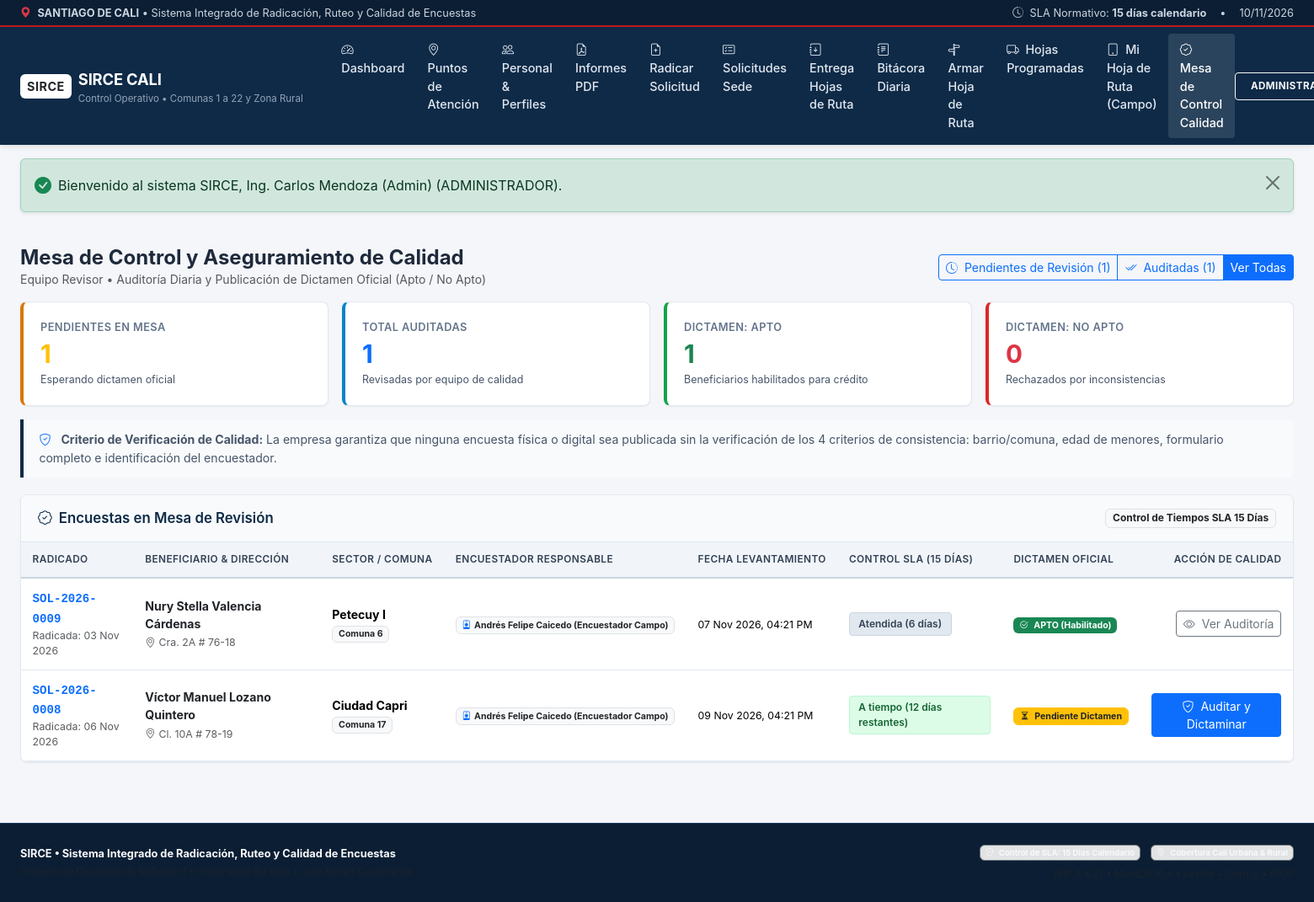
Page /modules/calidad/revision.php?estado=todas (signed in) on the committed database.
### tables this page shows
CREATE TABLE `encuestas` (
  `id` INT AUTO_INCREMENT PRIMARY KEY,
  `solicitud_id` INT NOT NULL UNIQUE,
  `hoja_ruta_id` INT NULL,
  `encuestador_id` INT NOT NULL,
  `fecha_levantamiento` DATETIME NOT NULL DEFAULT CURRENT_TIMESTAMP,
  `jefe_hogar_nombre` VARCHAR(150) NOT NULL,
  `numero_integrantes` INT NOT NULL,
  `tiene_menores` TINYINT(1) NOT NULL DEFAULT 0,
  `menor_nombre` VARCHAR(150) NULL,
  `menor_fecha_nacimiento` DATE NULL,
  `menor_edad_calculada` INT NULL,
  `ingreso_mensual` DECIMAL(12, 2) NOT NULL,
  `tipo_vivienda` ENUM('propia', 'arrendada', 'familiar', 'posesion') NOT NULL,
  `estrato` INT NOT NULL,
  `servicios_basicos` VARCHAR(200) NOT NULL,
  `motivo_prestamo_detalle` TEXT NOT NULL,
  `latitud_visita` DECIMAL(10, 8) NULL,
  `longitud_visita` DECIMAL(11, 8) NULL,
  `firma_digital` VARCHAR(100) NULL,
  `observaciones_encuestador` TEXT NULL,
  `creado_en` TIMESTAMP DEFAULT CURRENT_TIMESTAMP,
  CONSTRAINT `fk_encuesta_solicitud` FOREIGN KEY (`solicitud_id`) REFERENCES `solicitudes` (`id`),
  CONSTRAINT `fk_encuesta_hoja` FOREIGN KEY (`hoja_ruta_id`) REFERENCES `hojas_ruta` (`id`) ON DELETE SET NULL,
  CONSTRAINT `fk_encuesta_encuestador` FOREIGN KEY (`encuestador_id`) REFERENCES `usuarios` (`id`)
);

CREATE TABLE `solicitudes` (
  `id` INT AUTO_INCREMENT PRIMARY KEY,
  `numero_radicado` VARCHAR(35) NOT NULL UNIQUE,
  `punto_atencion_id` INT NOT NULL,
  `usuario_ventanilla_id` INT NOT NULL,
  `nombres` VARCHAR(100) NOT NULL,
  `apellidos` VARCHAR(100) NOT NULL,
  `tipo_documento` VARCHAR(10) DEFAULT 'CC',
  `documento_identidad` VARCHAR(25) NOT NULL,
  `zona_tipo` ENUM('urbana', 'rural') DEFAULT 'urbana',
  `comuna` INT NULL,
  `corregimiento` VARCHAR(100) NULL,
  `barrio` VARCHAR(100) NOT NULL,
  `direccion` VARCHAR(200) NOT NULL,
  `celular` VARCHAR(20) NOT NULL,
  `telefono_secundario` VARCHAR(20) NULL,
  `correo_contacto` VARCHAR(100) NULL,
  `latitud` DECIMAL(10, 8) NOT NULL,
  `longitud` DECIMAL(11, 8) NOT NULL,
  `motivo_solicitud` VARCHAR(255) DEFAULT 'Solicitud de encuesta beneficio crediticio gobierno extranjero',
  `fecha_radicacion` DATETIME NOT NULL DEFAULT CURRENT_TIMESTAMP,
  `fecha_limite_15dias` DATE NOT NULL,
  `estado` ENUM('radicada', 'enrutada', 'en_campo', 'encuestada', 'en_revision', 'aprobada_apto', 'rechazada_no_apto', 'vencida') DEFAULT 'radicada',
  `observaciones` TEXT NULL,
  CONSTRAINT `fk_solicitud_punto` FOREIGN KEY (`punto_atencion_id`) REFERENCES `puntos_atencion` (`id`),
  CONSTRAINT `fk_solicitud_ventanilla` FOREIGN KEY (`usuario_ventanilla_id`) REFERENCES `usuarios` (`id`)
);

CREATE TABLE `usuarios` (
  `id` INT AUTO_INCREMENT PRIMARY KEY,
  `cedula` VARCHAR(30) NOT NULL UNIQUE,
  `nombre_completo` VARCHAR(120) NOT NULL,
  `username` VARCHAR(50) NOT NULL UNIQUE,
  `password_hash` VARCHAR(255) NOT NULL,
  `email` VARCHAR(120) NOT NULL,
  `telefono` VARCHAR(30) NULL,
  `rol` ENUM('administrador', 'ventanilla', 'encuestador', 'calidad', 'enrutador') NOT NULL,
  `punto_atencion_id` INT NULL,
  `antiguedad_anios` INT DEFAULT 4,
  `activo` TINYINT(1) DEFAULT 1,
  `ultimo_acceso` DATETIME NULL,
  `creado_en` TIMESTAMP DEFAULT CURRENT_TIMESTAMP,
  CONSTRAINT `fk_usuario_punto` FOREIGN KEY (`punto_atencion_id`) REFERENCES `puntos_atencion` (`id`) ON DELETE SET NULL
);

CREATE TABLE `revisiones_calidad` (
  `id` INT AUTO_INCREMENT PRIMARY KEY,
  `encuesta_id` INT NOT NULL UNIQUE,
  `usuario_calidad_id` INT NOT NULL,
  `fecha_revision` DATETIME NOT NULL DEFAULT CURRENT_TIMESTAMP,
  `consistencia_barrio_comuna` TINYINT(1) NOT NULL DEFAULT 1,
  `consistencia_edad_menor` TINYINT(1) NOT NULL DEFAULT 1,
  `formulario_completo` TINYINT(1) NOT NULL DEFAULT 1,
  `identificacion_encuestador_valida` TINYINT(1) NOT NULL DEFAULT 1,
  `resultado_oficial` ENUM('apto', 'no_apto') NOT NULL,
  `dictamen_justificacion` TEXT NOT NULL,
  `observaciones_auditoria` TEXT NULL,
  CONSTRAINT `fk_rev_encuesta` FOREIGN KEY (`encuesta_id`) REFERENCES `encuestas` (`id`),
  CONSTRAINT `fk_rev_calidad` FOREIGN KEY (`usuario_calidad_id`) REFERENCES `usuarios` (`id`)
);

### config/config.php (called while the page is built, shortened)
<?php
function url(string $path = ''): string {
    $path = ltrim($path, '/');
    return BASE_URL . ($path !== '' ? '/' . $path : '');
}
function calcularEstadoSLA(string $fechaRadicacion, ?string $estadoSolicitud = null): array {
    $fechaRad = new DateTime($fechaRadicacion);
    $fechaHoy = new DateTime();
    $fechaLimite = (clone $fechaRad)->modify('+' . SLA_DIAS_CALENDARIO . ' days');
    $intervaloTranscurrido = $fechaRad->diff($fechaHoy);
    $diasTranscurridos = (int)$intervaloTranscurrido->format('%r%a');
    $diasRestantes = SLA_DIAS_CALENDARIO - $diasTranscurridos;
    $esFinalizada = in_array($estadoSolicitud, ['aprobada_apto', 'rechazada_no_apto'], true);
    if ($diasRestantes < 0 || $estadoSolicitud === 'vencida') {
        $estado = 'vencido';
        $etiqueta = 'Vencido (' . abs($diasRestantes) . ' días de retraso)';
        $badgeClass = 'badge-danger';
        $borderClass = 'sla-overdue';
    } elseif ($diasRestantes <= 4) {
        $estado = 'alerta';
        $etiqueta = 'Alerta crítica (' . $diasRestantes . ' días restantes)';
        $badgeClass = 'badge-warning';
        $borderClass = 'sla-warning';
    } else {
        $estado = 'a_tiempo';
        $etiqueta = 'A tiempo (' . $diasRestantes . ' días restantes)';
        $badgeClass = 'badge-success';
        $borderClass = 'sla-ok';
    }
    if ($esFinalizada) {
        $estado = 'finalizada';
        $etiqueta = 'Atendida (' . $diasTranscurridos . ' días)';
        $badgeClass = 'badge-neutral';
        $borderClass = 'sla-done';
    }
    return [
        'dias_transcurridos' => $diasTranscurridos,
        'dias_restantes'     => $diasRestantes,
        'fecha_limite'       => $fechaLimite->format('Y-m-d'),
        'estado_sla'         => $estado,
        'etiqueta'           => $etiqueta,
        'badge_class'        => $badgeClass,
        'border_class'       => $borderClass
    ];
}
function formatearFecha(?string $fecha, bool $incluirHora = false): string {
    $timestamp = strtotime($fecha);
    $meses = ['Ene', 'Feb', 'Mar', 'Abr', 'May', 'Jun', 'Jul', 'Ago', 'Sep', 'Oct', 'Nov', 'Dic'];
    $mes = $meses[(int)date('n', $timestamp) - 1];
    if ($incluirHora) {
        return sprintf('%s %s %s, %s', date('d', $timestamp), $mes, date('Y', $timestamp), date('h:i A', $timestamp));
    }
    return sprintf('%s %s %s', date('d', $timestamp), $mes, date('Y', $timestamp));
}
function e(?string $text): string {
    return htmlspecialchars($text ?? '', ENT_QUOTES, 'UTF-8');
}

### modules/calidad/revision.php (the view, shortened to what this page needs)
<?php
require_once __DIR__ . '/../../config/config.php';
$pdo = getDBConnection();
$filtroEstado = trim($_GET['estado'] ?? 'pendientes');
$sql = '
    SELECT e.*,
           s.numero_radicado, s.nombres, s.apellidos, s.barrio, s.comuna, s.corregimiento,
           s.zona_tipo, s.direccion, s.celular, s.fecha_radicacion, s.fecha_limite_15dias,
           s.estado AS estado_solicitud,
           u_enc.nombre_completo AS encuestador_nombre,
           rc.resultado_oficial, rc.fecha_revision, rc.dictamen_justificacion,
           u_cal.nombre_completo AS revisor_nombre
    FROM encuestas e
    INNER JOIN solicitudes s ON e.solicitud_id = s.id
    INNER JOIN usuarios u_enc ON e.encuestador_id = u_enc.id
    LEFT JOIN revisiones_calidad rc ON e.id = rc.encuesta_id
    LEFT JOIN usuarios u_cal ON rc.usuario_calidad_id = u_cal.id
    WHERE 1=1
';
$sql .= ' ORDER BY s.fecha_radicacion ASC, e.fecha_levantamiento DESC';
$stmt = $pdo->query($sql);
$encuestas = $stmt->fetchAll();
$totalPendientes = (int)$pdo->query('SELECT COUNT(*) FROM encuestas e LEFT JOIN revisiones_calidad rc ON e.id = rc.encuesta_id WHERE rc.id IS NULL')->fetchColumn();
$totalAuditadas = (int)$pdo->query('SELECT COUNT(*) FROM revisiones_calidad')->fetchColumn();
$totalAptos = (int)$pdo->query('SELECT COUNT(*) FROM revisiones_calidad WHERE resultado_oficial = "apto"')->fetchColumn();
$totalNoAptos = (int)$pdo->query('SELECT COUNT(*) FROM revisiones_calidad WHERE resultado_oficial = "no_apto"')->fetchColumn();
require_once __DIR__ . '/../../includes/header.php';
?>
<div class="d-flex flex-wrap justify-content-between align-items-center mb-3 gap-2">
    <div>
        <h4 class="fw-bold mb-0 text-navy">Mesa de Control y Aseguramiento de Calidad</h4>
        <p class="text-muted small mb-0">Equipo Revisor &bull; Auditoría Diaria y Publicación de Dictamen Oficial (Apto / No Apto)</p>
    </div>
    <div class="btn-group btn-group-sm">
        <a href="revision.php?estado=pendientes" class="btn <?= $filtroEstado === 'pendientes' ? 'btn-primary' : 'btn-outline-primary' ?>">
            <i class="bi bi-clock-history me-1"></i> Pendientes de Revisión (<?= $totalPendientes ?>)
        </a>
        <a href="revision.php?estado=auditadas" class="btn <?= $filtroEstado === 'auditadas' ? 'btn-primary' : 'btn-outline-primary' ?>">
            <i class="bi bi-check2-all me-1"></i> Auditadas (<?= $totalAuditadas ?>)
        </a>
        <a href="revision.php?estado=todas" class="btn <?= $filtroEstado === 'todas' ? 'btn-primary' : 'btn-outline-primary' ?>">
            Ver Todas
        </a>
    </div>
</div>
<div class="row g-3 mb-3">
    <div class="col-6 col-lg-3">
        <div class="kpi-card kpi-amber">
            <div class="kpi-title">Pendientes en Mesa</div>
            <div class="kpi-value text-warning"><?= $totalPendientes ?></div>
            <div class="kpi-desc">Esperando dictamen oficial</div>
        </div>
    </div>
    <div class="col-6 col-lg-3">
        <div class="kpi-card kpi-blue">
            <div class="kpi-title">Total Auditadas</div>
            <div class="kpi-value text-primary"><?= $totalAuditadas ?></div>
            <div class="kpi-desc">Revisadas por equipo de calidad</div>
        </div>
    </div>
    <div class="col-6 col-lg-3">
        <div class="kpi-card kpi-green">
            <div class="kpi-title">Dictamen: Apto</div>
            <div class="kpi-value text-success"><?= $totalAptos ?></div>
            <div class="kpi-desc">Beneficiarios habilitados para crédito</div>
        </div>
    </div>
    <div class="col-6 col-lg-3">
        <div class="kpi-card kpi-red">
            <div class="kpi-title">Dictamen: No Apto</div>
            <div class="kpi-value text-danger"><?= $totalNoAptos ?></div>
            <div class="kpi-desc">Rechazados por inconsistencias</div>
        </div>
    </div>
</div>
<div class="callout-institutional">
    <i class="bi bi-shield-check text-primary me-2"></i>
    <strong>Criterio de Verificación de Calidad:</strong> La empresa garantiza que ninguna encuesta física o digital sea publicada sin la verificación de los 4 criterios de consistencia: barrio/comuna, edad de menores, formulario completo e identificación del encuestador.
</div>
<div class="app-card">
    <div class="app-card-header">
        <h5 class="app-card-title"><i class="bi bi-patch-check me-2"></i>Encuestas en Mesa de Revisión</h5>
        <span class="badge bg-light text-dark border small">Control de Tiempos SLA 15 Días</span>
    </div>
    <div class="app-card-body p-0">
        <div class="table-responsive">
            <table class="table table-app table-hover mb-0">
                <thead>
                    <tr>
                        <th>Radicado</th>
                        <th>Beneficiario & Dirección</th>
                        <th>Sector / Comuna</th>
                        <th>Encuestador Responsable</th>
                        <th>Fecha Levantamiento</th>
                        <th>Control SLA (15 Días)</th>
                        <th>Dictamen Oficial</th>
                        <th class="text-end">Acción de Calidad</th>
                    </tr>
                </thead>
                <tbody>
                    <?php if (empty($encuestas)): ?>
                        <tr>
                            <td colspan="8" class="text-center py-5 text-muted">
                                <i class="bi bi-inbox fs-2 d-block mb-2"></i>
                                No hay encuestas en este listado actualmente.
                            </td>
                        </tr>
                    <?php else: ?>
                        <?php foreach ($encuestas as $enc): ?>
                            <?php $sla = calcularEstadoSLA($enc['fecha_radicacion'], $enc['estado_solicitud']); ?>
                            <tr>
                                <td>
                                    <strong class="text-primary font-monospace"><?= e($enc['numero_radicado']) ?></strong>
                                    <small class="d-block text-muted">Radicada: <?= formatearFecha($enc['fecha_radicacion']) ?></small>
                                </td>
                                <td>
                                    <div class="fw-bold text-dark"><?= e($enc['nombres']) ?> <?= e($enc['apellidos']) ?></div>
                                    <small class="text-muted"><i class="bi bi-geo-alt me-1"></i><?= e($enc['direccion']) ?></small>
                                </td>
                                <td>
                                    <div><strong><?= e($enc['barrio']) ?></strong></div>
                                    <small class="badge bg-light text-dark border">
                                        <?= $enc['zona_tipo'] === 'urbana' ? 'Comuna ' . e((string)$enc['comuna']) : 'Corr. ' . e($enc['corregimiento']) ?>
                                    </small>
                                </td>
                                <td>
                                    <span class="badge bg-light text-dark border">
                                        <i class="bi bi-person-badge text-primary me-1"></i><?= e($enc['encuestador_nombre']) ?>
                                    </span>
                                </td>
                                <td>
                                    <small><?= formatearFecha($enc['fecha_levantamiento'], true) ?></small>
                                </td>
                                <td>
                                    <span class="badge-sla <?= $sla['badge_class'] ?>">
                                        <?= e($sla['etiqueta']) ?>
                                    </span>
                                </td>
                                <td>
                                    <?php if ($enc['resultado_oficial'] === 'apto'): ?>
                                        <span class="badge bg-success">
                                            <i class="bi bi-check2-circle me-1"></i> APTO (Habilitado)
                                        </span>
                                    <?php elseif ($enc['resultado_oficial'] === 'no_apto'): ?>
                                        <span class="badge bg-danger">
                                            <i class="bi bi-x-circle me-1"></i> NO APTO
                                        </span>
                                    <?php else: ?>
                                        <span class="badge bg-warning text-dark border border-warning">
                                            <i class="bi bi-hourglass-split me-1"></i> Pendiente Dictamen
                                        </span>
                                    <?php endif; ?>
                                </td>
                                <td class="text-end">
                                    <a href="<?= url('modules/calidad/evaluar.php?encuesta_id=' . $enc['id']) ?>" class="btn btn-sm <?= empty($enc['resultado_oficial']) ? 'btn-primary' : 'btn-outline-secondary' ?>">
                                        <i class="bi <?= empty($enc['resultado_oficial']) ? 'bi-shield-check' : 'bi-eye' ?> me-1"></i>
                                        <?= empty($enc['resultado_oficial']) ? 'Auditar y Dictaminar' : 'Ver Auditoría' ?>
                                    </a>
                                </td>
                            </tr>
                        <?php endforeach; ?>
                    <?php endif; ?>
                </tbody>
            </table>
        </div>
    </div>
</div>
<?php require_once __DIR__ . '/../../includes/footer.php'; ?>

### rows in the picture
encuestas: solicitud.numero_radicado "SOL-2026-0009", solicitud.fecha_radicacion "03 Nov 2026", solicitud.nombres "Nury Stella", solicitud.apellidos "Valencia Cárdenas", solicitud.direccion "Cra. 2A # 76-18", solicitud.barrio "Petecuy I", solicitud.comuna "6", encuestador.nombre_completo "Andrés Felipe Caicedo (Encuestador Campo)", fecha_levantamiento "07 Nov 2026, 04:21 PM", solicitud.estado "Atendida (6 días)", shows "APTO (Habilitado)", shows "Ver Auditoría"
encuestas: solicitud.numero_radicado "SOL-2026-0008", solicitud.fecha_radicacion "06 Nov 2026", solicitud.nombres "Víctor Manuel", solicitud.apellidos "Lozano Quintero", solicitud.direccion "Cl. 10A # 78-19", solicitud.barrio "Ciudad Capri", solicitud.comuna "17", encuestador.nombre_completo "Andrés Felipe Caicedo (Encuestador Campo)", fecha_levantamiento "09 Nov 2026, 04:21 PM", solicitud.estado "A tiempo (12 días restantes)", shows "Pendiente Dictamen", shows "Auditar y Dictaminar"

### other values in the picture
$flash['message'] "Bienvenido al sistema SIRCE, Ing. Carlos Mendoza (Admin) (ADMINISTRADOR)."
$totalPendientes "1"
$totalAuditadas "1"
$totalAptos "1"
$totalNoAptos "0"
